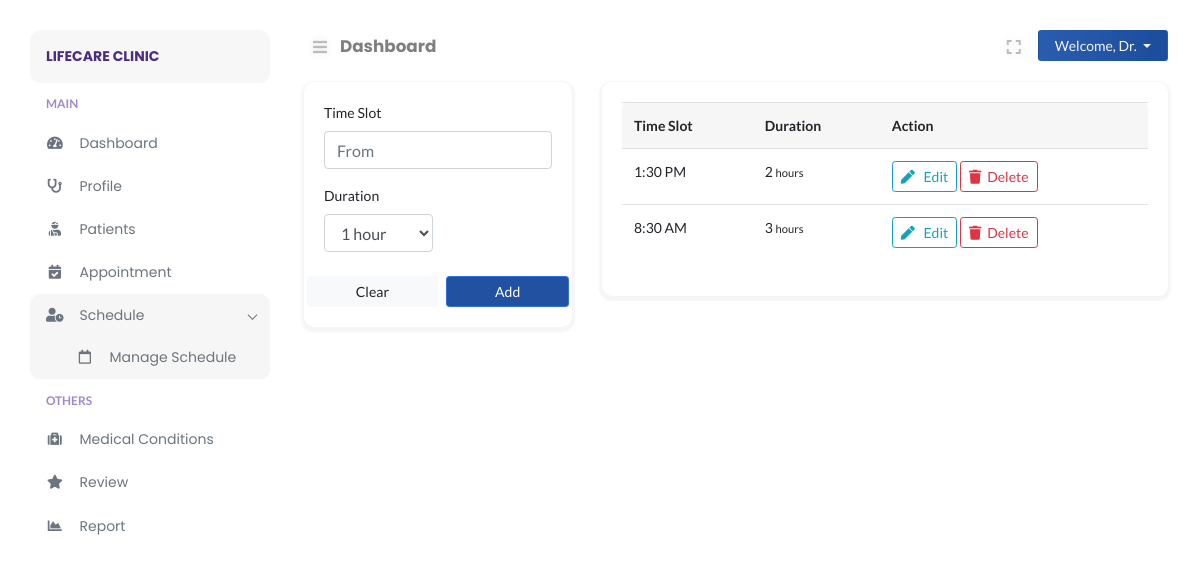
/doctor/sch-edit.php?scheduleid=1 (signed in), run on the app's committed database.
### tables this page shows
CREATE TABLE `schedule_detail` (
  `schdetail_id` int(11) NOT NULL,
  `time_slot` varchar(255) DEFAULT NULL,
  `duration` int(11) DEFAULT NULL,
  `status` int(11) DEFAULT NULL COMMENT '1= Active 0 = Inactive',
  `schedule_id` int(11) DEFAULT NULL
);

### doctor/sch-edit.php (the view, shortened to what this page needs)
<?php
include('../config/autoload.php');
$id = $_GET['scheduleid'];
$classDoctor = $classDay = $classFrom = $classUntil = $classMin = $classStatus = "";
?>
    <!DOCTYPE html>
    <html lang="en">
    <head>
    </head>
    <body>
    <div class="page-content" id="content">
        <div class="row">
            <div class="col-md-4 col-sm-12">
                <div class="card">
                    <div class="card-body">
                        <form name="frm" method="POST"
                              action="<?php echo htmlspecialchars($_SERVER["REQUEST_URI"]); ?>">
                            <div class="form-group">
                                <label for="inputTime">Time Slot</label>
                                <input type="text" name="inputTime" class="form-control timepicker" id="inputTime"
                                       placeholder="From">
                            </div>
                            <div class="form-row">
                                <div class="form-group col-md-6">
                                    <label for="inputDuration">Duration</label>
                                    <select name="inputDuration" class="form-control <?= $classMin ?>"
                                            id="inputDuration">
                                        <?php
                                        for ($i = 1; $i <= 6; $i++) {
                                            if ($i > 1) {
                                                echo '<option value="' . $i . '">' . $i . ' hours</option>';
                                            } else {
                                                echo '<option value="' . $i . '">' . $i . ' hour</option>';
                                            }
                                        }
                                        ?>
                                    </select>
                                </div>
                            </div>
                            <div class="d-flex justify-content-md-center pt-2">
                                <button type="reset" class="btn btn-light btn-sm px-5 mr-2" name="clearbtn">Clear
                                </button>
                                <button type="submit" class="btn btn-primary btn-sm px-5" name="submitbtn">Add</button>
                            </div>
                        </form>
                    </div>
                </div>
            </div>
            <div class="col-md-8 col-sm-12">
                <div class="card">
                    <div class="card-body">
                        <div class="data-tables">
                            <table id="datatable2" class="table table-responsive-lg nowrap" style="width: 100%">
                                <thead>
                                <tr>
                                    <th>Time Slot</th>
                                    <th>Duration</th>
                                    <th>Action</th>
                                </tr>
                                </thead>
                                <tbody>
                                <?php
                                $tresult = mysqli_query($connection, "SELECT * FROM schedule_detail WHERE schedule_id = '" . $id . "' ORDER BY time_slot");
                                if ($tresult->num_rows == 0) {
                                    echo '<tr><td colspan="3">No Record Found</td></tr>';
                                } else {
                                    while ($trow = mysqli_fetch_assoc($tresult)) { ?>
                                        <tr>
                                            <td><?= $trow["time_slot"] ?></td>
                                            <td><?= $trow["duration"] ?> <small>
                                                    <?php if ($trow["duration"] > 1) echo "hours"; else echo "hour" ?></small>
                                            </td>
                                            <td>
                                                <button data-toggle="modal"
                                                        data-target="#edit<?= $trow['schdetail_id'] ?>"
                                                        class="btn btn-sm btn-outline-info"><i class="fa fa-pen"></i>
                                                    Edit
                                                </button>
                                                <button data-toggle="modal"
                                                        data-target="#delete<?= $trow['schdetail_id'] ?>"
                                                        class="btn btn-sm btn-outline-danger"><i
                                                            class="fa fa-trash"></i>Delete
                                                </button>
                                            </td>
                                        </tr>
                                        <?php
                                    }
                                }
                                ?>
                                </tbody>
                            </table>
                        </div>
                    </div>
                </div>
            </div>
        </div>
    </body>
    </html>

### assets/css/typography.css (style rules this page uses)
body { font-size: 14px; font-family: 'Lato', sans-serif; }
button { cursor: pointer; outline: none !important; letter-spacing: 0; }

### assets/css/default.css (style rules this page uses)
.card-body button i, .card-body a i { margin-right: 6px; }
body { overflow-x: hidden; background: #fff; }
.page-content { width: calc(100% - 15rem); margin-left: 16rem; transition: all 0.4s; padding: 1.9rem 3rem; }
:root { --primary-color: #3171e0; }
.btn-primary { color: #fff; background-color: #2351a2 !important; border-color: #306fe1 !important; }
.card { margin: 10px 0; border-radius: 10px !important; border: 0; margin-bottom: 1.5rem; box-shadow: 0 2px 2px 3px rgba(0, 0, 0, .04); transition: all .2s ease-in-out; }
.table thead tr th, tfoot tr { background: #f6f6f6 !important; border-bottom: 0 !important; }
.table thead th:first-child { border-top-left-radius: 5px; }
.table thead th:last-child { border-top-right-radius: 5px; }
.table tbody tr { transition: all .2s; }

### assets/css/clinic/login.css (style rules this page uses)
html { min-height: 100%; position: relative; }

### data on the page
schedule_detail: time_slot "1:30 PM", duration "2", shows "hours"
schedule_detail: time_slot "8:30 AM", duration "3", shows "hours"

### other printed values
$BRAND_NAME "LIFECARE CLINIC"
$CURRENT_PAGE "Dashboard"
form field inputDuration "1 hour"
